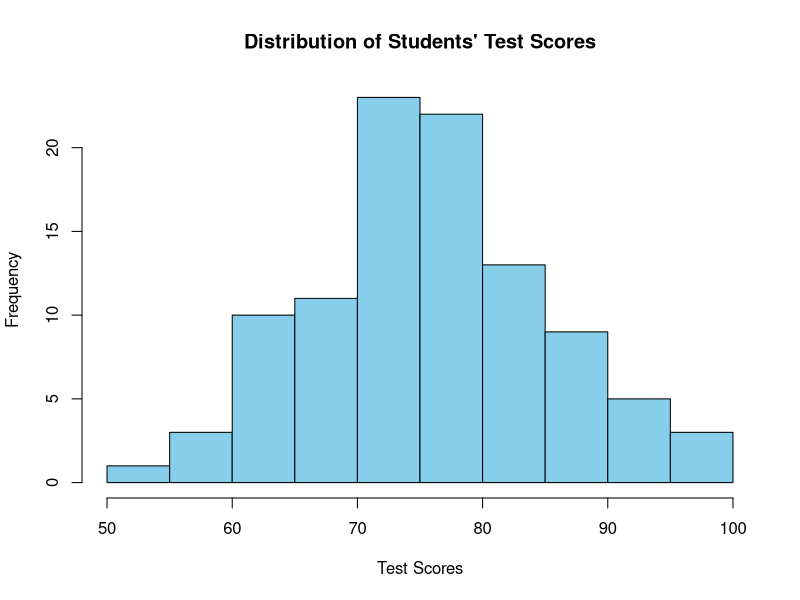

Recreate this plot in R.
# Generate random test scores (normal distribution, mean=75, sd=10)
set.seed(123)  # For reproducibility
scores <- rnorm(100, mean = 75, sd = 10)
# Create a histogram
png("test_scores_histogram.png", width = 800, height = 600)
hist(scores,
     main = "Distribution of Students' Test Scores",
     xlab = "Test Scores",
     col = "skyblue",
     border = "black",
    )
summary(scores)   # Summary statistics
dev.off()

# Check skewness and spread
# library(moments)
# skewness(scores)  # Measure skewness
